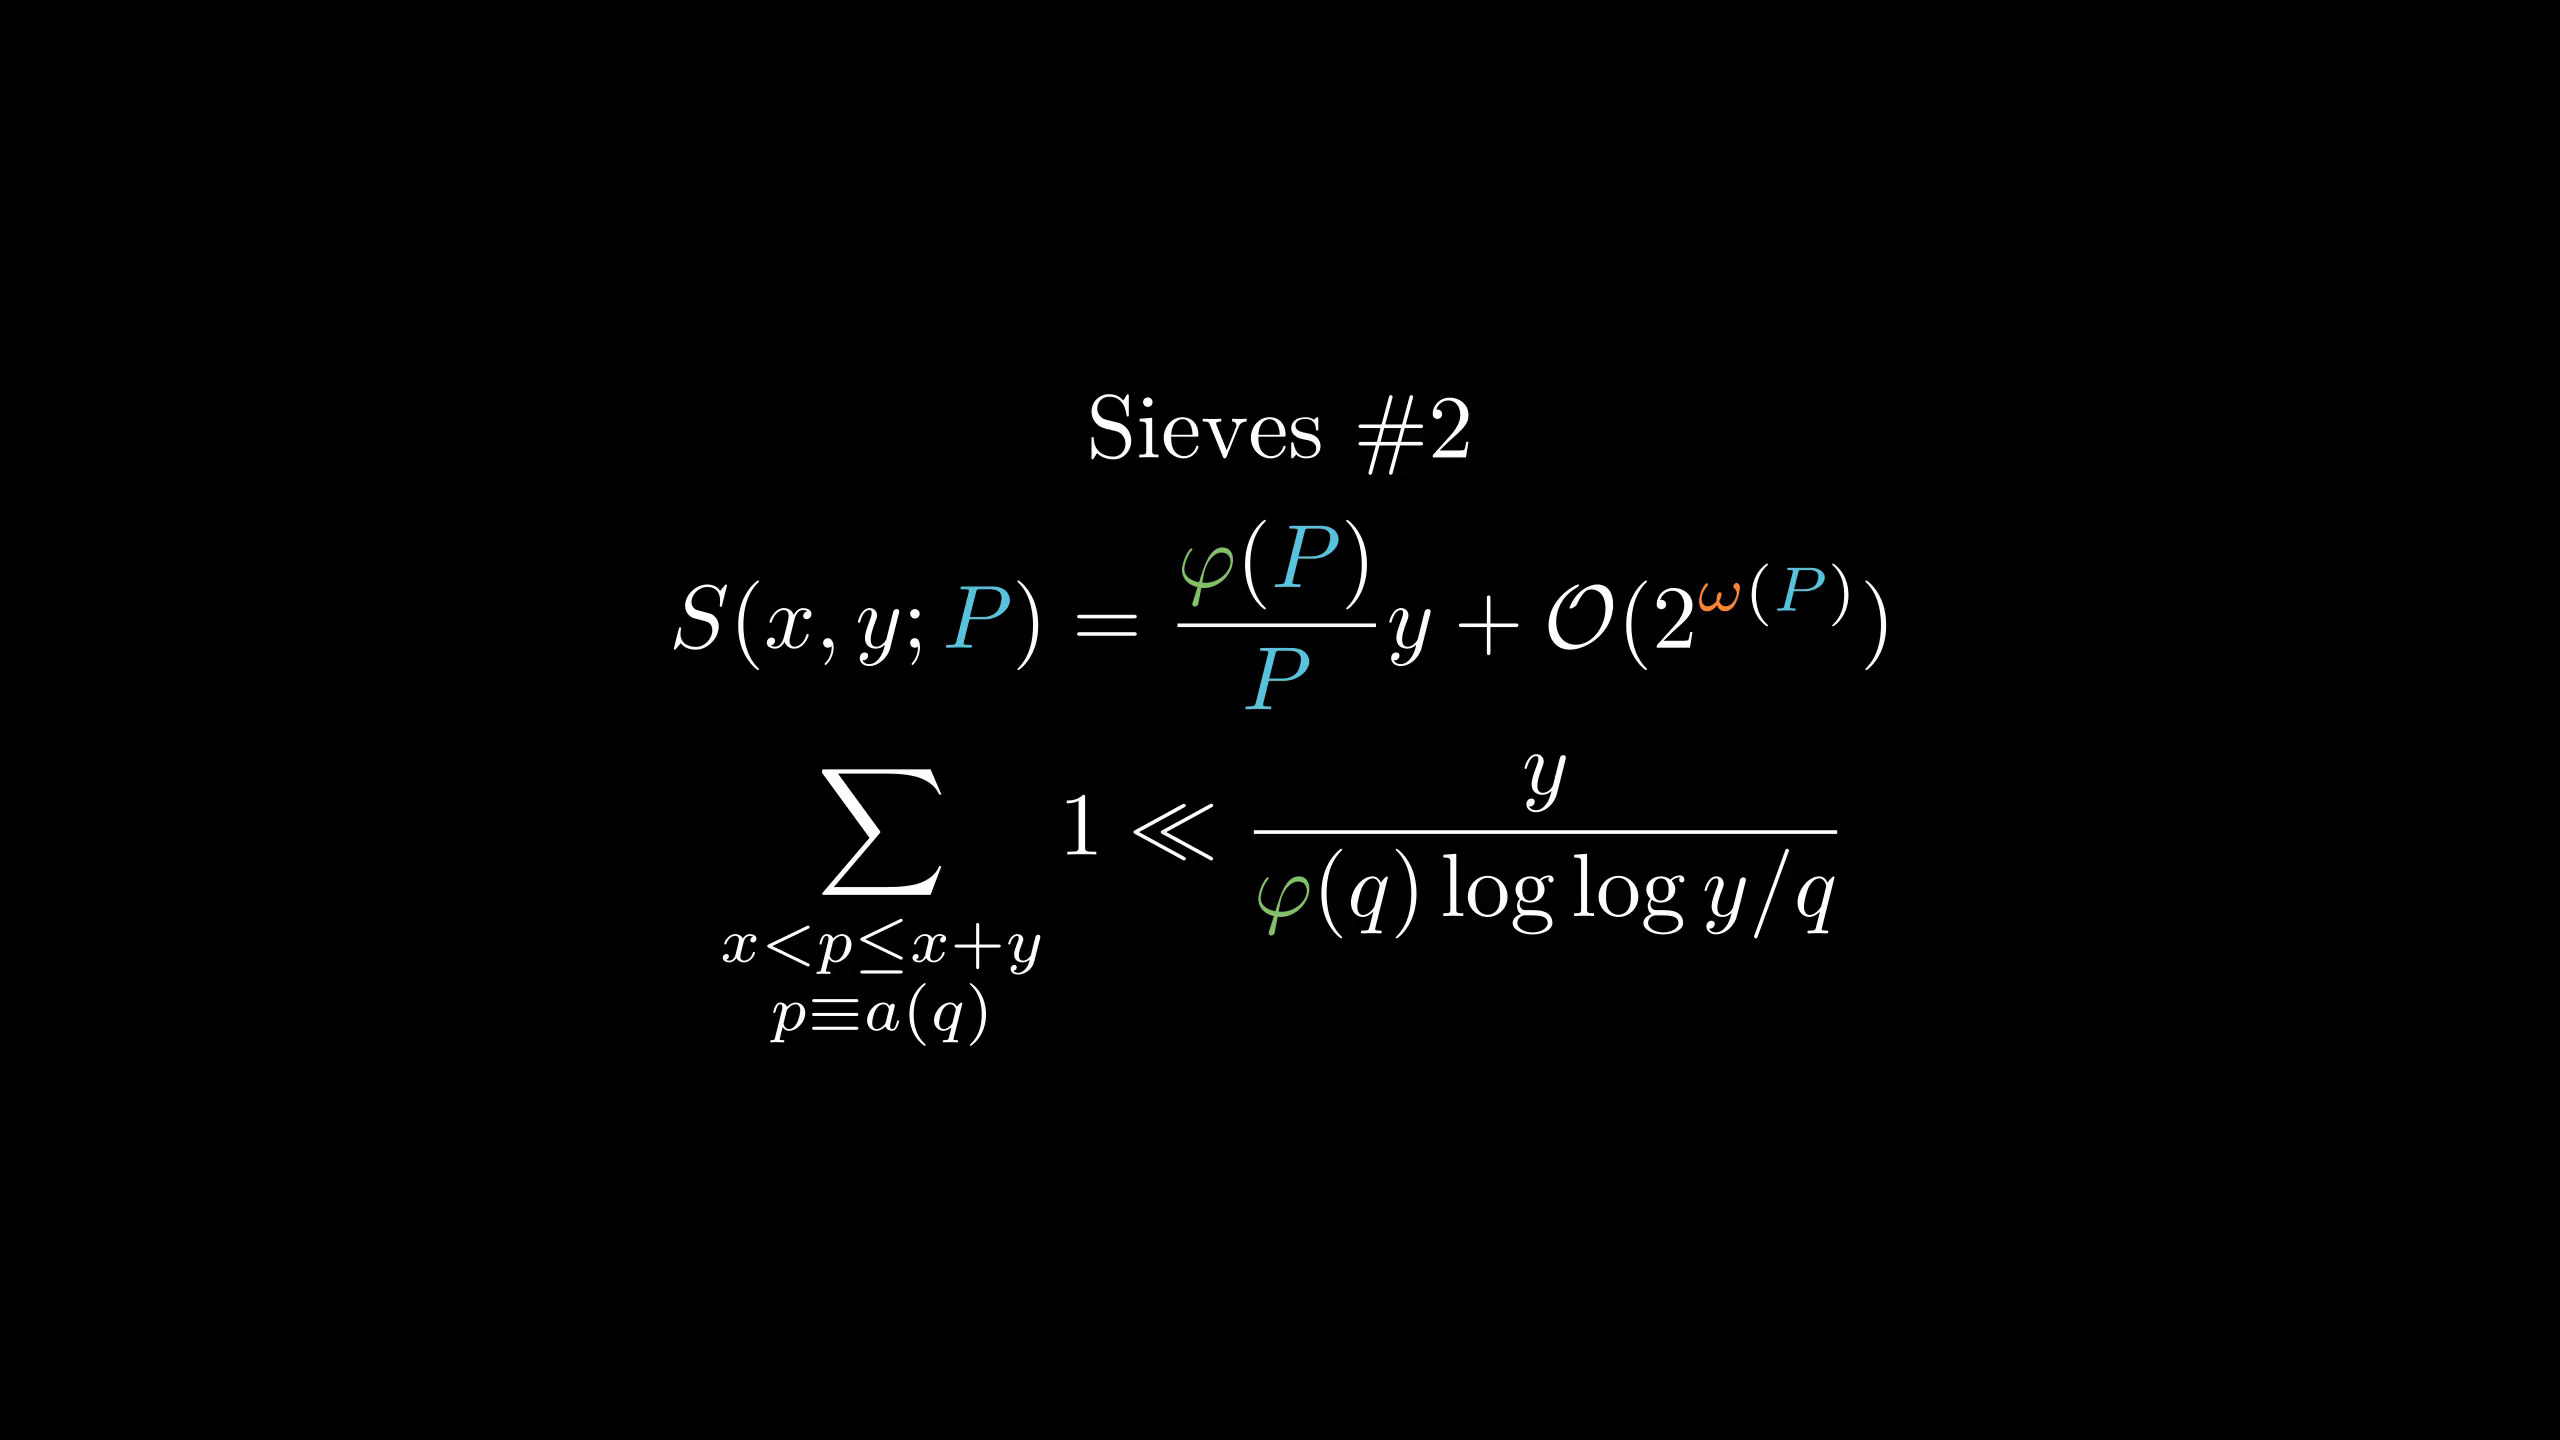

Write the Python code that produced this figure.
from manimlib.imports import *

class FooScene(Scene):
    def construct(self):
        tit=TextMobject(r"Sieves \#2")
        fml0=TexMobject(r"S(x,y;P)={\varphi(P)\over P}y+\mathcal O(2^{\omega(P)})",
                tex_to_color_map={
                    "P":BLUE,
                    r"\varphi":GREEN,
                    r"^{\omega":ORANGE
                })
        fml=TexMobject(r"\sum_{\substack{x<p\le x+y\\p\equiv a(q)}}1\ll{y\over\varphi(q)\log\log y/q}",
                tex_to_color_map={
                    r"\varphi":GREEN
                })
        self.add(VGroup(tit,fml0,fml).arrange(DOWN))
        self.wait()
